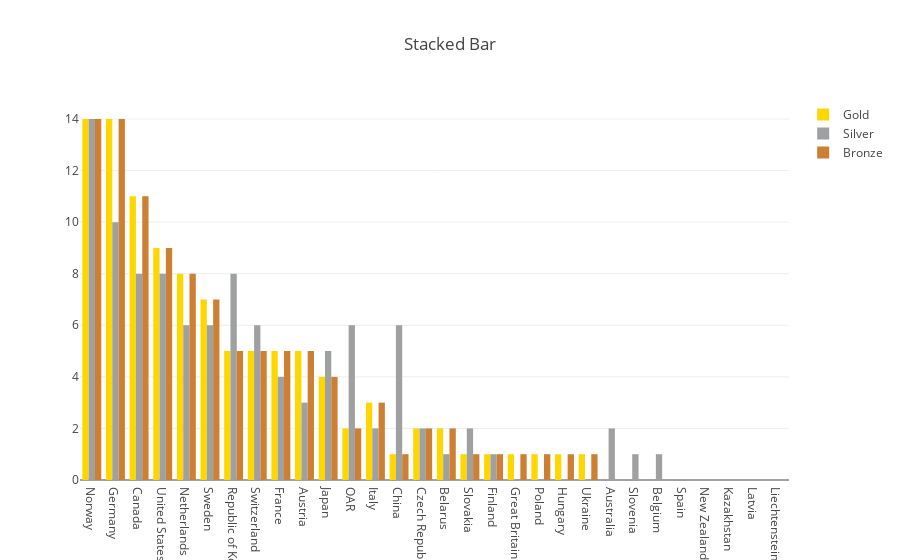

Source (notebook cell):
### Code cell
pyo.iplot(figure)

### Figure 1 — Plotly figure (JSON) as saved in the notebook; plotly's stock layout.template omitted (floating-point values rounded to 4 significant figures)
{"data": [{"marker": {"color": "#FFD700"}, "name": "Gold", "type": "bar", "x": ["Norway", "Germany", "Canada", "United States", "Netherlands", "Sweden", "Republic of Korea", "Switzerland", "France", "Austria", "Japan", "Italy", "OAR", "Czech Republic", "Belarus", "China", "Slovakia", "Finland", "Great Britain", "Poland", "Hungary", "Ukraine", "Australia", "Slovenia", "Belgium", "Spain", "New Zealand", "Kazakhstan", "Latvia", "Liechtenstein"], "y": [14, 14, 11, 9, 8, 7, 5, 5, 5, 5, 4, 3, 2, 2, 2, 1, 1, 1, 1, 1, 1, 1, 0, 0, 0, 0, 0, 0, 0, 0]}, {"marker": {"color": "#9EA0A1"}, "name": "Silver", "type": "bar", "x": ["Norway", "Germany", "Canada", "United States", "Netherlands", "Sweden", "Republic of Korea", "Switzerland", "France", "Austria", "Japan", "Italy", "OAR", "Czech Republic", "Belarus", "China", "Slovakia", "Finland", "Great Britain", "Poland", "Hungary", "Ukraine", "Australia", "Slovenia", "Belgium", "Spain", "New Zealand", "Kazakhstan", "Latvia", "Liechtenstein"], "y": [14, 10, 8, 8, 6, 6, 8, 6, 4, 3, 5, 2, 6, 2, 1, 6, 2, 1, 0, 0, 0, 0, 2, 1, 1, 0, 0, 0, 0, 0]}, {"marker": {"color": "#CD7F32"}, "name": "Bronze", "type": "bar", "x": ["Norway", "Germany", "Canada", "United States", "Netherlands", "Sweden", "Republic of Korea", "Switzerland", "France", "Austria", "Japan", "Italy", "OAR", "Czech Republic", "Belarus", "China", "Slovakia", "Finland", "Great Britain", "Poland", "Hungary", "Ukraine", "Australia", "Slovenia", "Belgium", "Spain", "New Zealand", "Kazakhstan", "Latvia", "Liechtenstein"], "y": [14, 14, 11, 9, 8, 7, 5, 5, 5, 5, 4, 3, 2, 2, 2, 1, 1, 1, 1, 1, 1, 1, 0, 0, 0, 0, 0, 0, 0, 0]}], "layout": {"title": "Stacked Bar", "xaxis": {"categoryorder": "total descending"}}}
